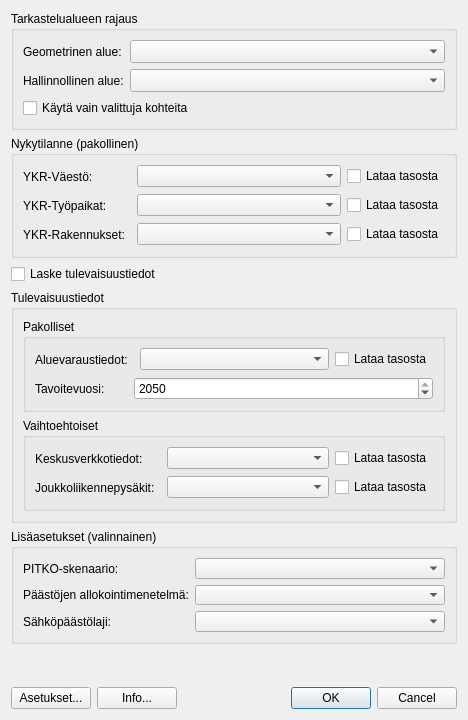
<?xml version="1.0" encoding="UTF-8"?>
<ui version="4.0">
 <class>Dialog</class>
 <widget class="QDialog" name="Dialog">
  <property name="geometry">
   <rect>
    <x>0</x>
    <y>0</y>
    <width>468</width>
    <height>720</height>
   </rect>
  </property>
  <property name="windowTitle">
   <string>Ilmastotyökalu</string>
  </property>
  <layout class="QVBoxLayout" name="verticalLayout_8">
   <item>
    <layout class="QVBoxLayout" name="mainLayout">
     <item>
      <widget class="QgsCollapsibleGroupBox" name="areaBox">
       <property name="minimumSize">
        <size>
         <width>400</width>
         <height>0</height>
        </size>
       </property>
       <property name="toolTip">
        <string>Rajaa aluetta, jolla laskenta suoritetaan</string>
       </property>
       <property name="title">
        <string>Tarkastelualueen rajaus</string>
       </property>
       <layout class="QVBoxLayout" name="verticalLayout_2">
        <item>
         <layout class="QFormLayout" name="formLayout_3">
          <item row="0" column="0">
           <widget class="QLabel" name="geomAreaLabel">
            <property name="text">
             <string>Geometrinen alue:</string>
            </property>
           </widget>
          </item>
          <item row="0" column="1">
           <widget class="QComboBox" name="geomArea">
            <property name="sizePolicy">
             <sizepolicy hsizetype="Expanding" vsizetype="Fixed">
              <horstretch>0</horstretch>
              <verstretch>0</verstretch>
             </sizepolicy>
            </property>
            <property name="minimumSize">
             <size>
              <width>0</width>
              <height>23</height>
             </size>
            </property>
            <property name="toolTip">
             <string>Aseta laskennan aluerajaus. Oletus: Tampere</string>
            </property>
           </widget>
          </item>
          <item row="1" column="0">
           <widget class="QLabel" name="adminAreaLabel">
            <property name="text">
             <string>Hallinnollinen alue:</string>
            </property>
           </widget>
          </item>
          <item row="1" column="1">
           <widget class="QComboBox" name="adminArea">
            <property name="sizePolicy">
             <sizepolicy hsizetype="Expanding" vsizetype="Fixed">
              <horstretch>0</horstretch>
              <verstretch>0</verstretch>
             </sizepolicy>
            </property>
            <property name="minimumSize">
             <size>
              <width>0</width>
              <height>23</height>
             </size>
            </property>
            <property name="toolTip">
             <string>Aseta hallinnollinen alue. Oletus: Pirkanmaa</string>
            </property>
           </widget>
          </item>
         </layout>
        </item>
        <item>
         <widget class="QCheckBox" name="onlySelectedFeats">
          <property name="text">
           <string>Käytä vain valittuja kohteita</string>
          </property>
         </widget>
        </item>
       </layout>
      </widget>
     </item>
     <item>
      <widget class="QgsCollapsibleGroupBox" name="currentScenarioBox">
       <property name="minimumSize">
        <size>
         <width>0</width>
         <height>0</height>
        </size>
       </property>
       <property name="toolTip">
        <string>Syötä nykytilan laskennassa käytetyt lähtötiedot</string>
       </property>
       <property name="title">
        <string>Nykytilanne (pakollinen)</string>
       </property>
       <layout class="QVBoxLayout" name="verticalLayout_3">
        <item>
         <layout class="QFormLayout" name="formLayout">
          <item row="0" column="0">
           <widget class="QLabel" name="ykrPopsLabel">
            <property name="text">
             <string>YKR-Väestö:</string>
            </property>
           </widget>
          </item>
          <item row="0" column="1">
           <layout class="QHBoxLayout" name="ykrPopLayout">
            <item>
             <widget class="QgsFileWidget" name="ykrPopFile">
              <property name="enabled">
               <bool>true</bool>
              </property>
              <property name="minimumSize">
               <size>
                <width>0</width>
                <height>23</height>
               </size>
              </property>
              <property name="toolTip">
               <string>Valitse Shape-tiedosto joka sisältää YKR-väestötiedot</string>
              </property>
              <property name="filter">
               <string>Shape-tiedosto (*.shp)</string>
              </property>
             </widget>
            </item>
            <item>
             <widget class="QgsMapLayerComboBox" name="ykrPopLayerList">
              <property name="enabled">
               <bool>true</bool>
              </property>
              <property name="sizePolicy">
               <sizepolicy hsizetype="Expanding" vsizetype="Fixed">
                <horstretch>0</horstretch>
                <verstretch>0</verstretch>
               </sizepolicy>
              </property>
              <property name="toolTip">
               <string>Valitse karttataso joka sisältää YKR-väestötiedot</string>
              </property>
             </widget>
            </item>
            <item>
             <widget class="QCheckBox" name="ykrPopLoadLayer">
              <property name="toolTip">
               <string>Aineiston voi ladata joko Shape-tiedostosta tai QGIS-karttatasosta</string>
              </property>
              <property name="text">
               <string>Lataa tasosta</string>
              </property>
             </widget>
            </item>
           </layout>
          </item>
          <item row="1" column="0">
           <widget class="QLabel" name="ykrJobsLabel">
            <property name="text">
             <string>YKR-Työpaikat:</string>
            </property>
           </widget>
          </item>
          <item row="2" column="0">
           <widget class="QLabel" name="ykrBuildingsLabel">
            <property name="text">
             <string>YKR-Rakennukset:</string>
            </property>
           </widget>
          </item>
          <item row="1" column="1">
           <layout class="QHBoxLayout" name="ykrJobsLayout">
            <item>
             <widget class="QgsFileWidget" name="ykrJobsFile">
              <property name="enabled">
               <bool>true</bool>
              </property>
              <property name="minimumSize">
               <size>
                <width>0</width>
                <height>23</height>
               </size>
              </property>
              <property name="toolTip">
               <string>Valitse Shape-tiedosto joka sisältää YKR-työpaikkatiedot</string>
              </property>
              <property name="filter">
               <string>Shape-tiedosto (*.shp)</string>
              </property>
             </widget>
            </item>
            <item>
             <widget class="QgsMapLayerComboBox" name="ykrJobsLayerList">
              <property name="enabled">
               <bool>true</bool>
              </property>
              <property name="sizePolicy">
               <sizepolicy hsizetype="Expanding" vsizetype="Fixed">
                <horstretch>0</horstretch>
                <verstretch>0</verstretch>
               </sizepolicy>
              </property>
              <property name="toolTip">
               <string>Valitse karttataso joka sisältää YKR-työpaikkatiedot</string>
              </property>
             </widget>
            </item>
            <item>
             <widget class="QCheckBox" name="ykrJobsLoadLayer">
              <property name="toolTip">
               <string>Aineiston voi ladata joko Shape-tiedostosta tai QGIS-karttatasosta</string>
              </property>
              <property name="text">
               <string>Lataa tasosta</string>
              </property>
             </widget>
            </item>
           </layout>
          </item>
          <item row="2" column="1">
           <layout class="QHBoxLayout" name="ykrBuildingsLayout">
            <item>
             <widget class="QgsFileWidget" name="ykrBuildingsFile">
              <property name="enabled">
               <bool>true</bool>
              </property>
              <property name="minimumSize">
               <size>
                <width>0</width>
                <height>23</height>
               </size>
              </property>
              <property name="toolTip">
               <string>Valitse Shape-tiedosto joka sisältää YKR-rakennustiedot</string>
              </property>
              <property name="filter">
               <string>Shape-tiedosto (*.shp)</string>
              </property>
             </widget>
            </item>
            <item>
             <widget class="QgsMapLayerComboBox" name="ykrBuildingsLayerList">
              <property name="enabled">
               <bool>true</bool>
              </property>
              <property name="sizePolicy">
               <sizepolicy hsizetype="Expanding" vsizetype="Fixed">
                <horstretch>0</horstretch>
                <verstretch>0</verstretch>
               </sizepolicy>
              </property>
              <property name="toolTip">
               <string>Valitse karttataso joka sisältää YKR-rakennustiedot</string>
              </property>
             </widget>
            </item>
            <item>
             <widget class="QCheckBox" name="ykrBuildingsLoadLayer">
              <property name="toolTip">
               <string>Aineiston voi ladata joko Shape-tiedostosta tai QGIS-karttatasosta</string>
              </property>
              <property name="text">
               <string>Lataa tasosta</string>
              </property>
             </widget>
            </item>
           </layout>
          </item>
         </layout>
        </item>
       </layout>
      </widget>
     </item>
     <item>
      <widget class="QCheckBox" name="calculateFuture">
       <property name="enabled">
        <bool>true</bool>
       </property>
       <property name="toolTip">
        <string>Laske tulevaisuusskenaario</string>
       </property>
       <property name="text">
        <string>Laske tulevaisuustiedot</string>
       </property>
       <property name="checkable">
        <bool>true</bool>
       </property>
       <property name="checked">
        <bool>false</bool>
       </property>
      </widget>
     </item>
     <item>
      <widget class="QgsCollapsibleGroupBox" name="futureBox">
       <property name="enabled">
        <bool>true</bool>
       </property>
       <property name="title">
        <string>Tulevaisuustiedot</string>
       </property>
       <layout class="QVBoxLayout" name="verticalLayout_4">
        <item>
         <widget class="QgsCollapsibleGroupBox" name="futureRequired">
          <property name="enabled">
           <bool>true</bool>
          </property>
          <property name="title">
           <string>Pakolliset</string>
          </property>
          <layout class="QVBoxLayout" name="verticalLayout_6">
           <item>
            <layout class="QFormLayout" name="formLayout_5">
             <item row="0" column="0">
              <widget class="QLabel" name="futureAreasLabel">
               <property name="text">
                <string>Aluevaraustiedot:</string>
               </property>
              </widget>
             </item>
             <item row="1" column="0">
              <widget class="QLabel" name="targetYearLabel">
               <property name="text">
                <string>Tavoitevuosi:</string>
               </property>
              </widget>
             </item>
             <item row="1" column="1">
              <widget class="QgsSpinBox" name="targetYear">
               <property name="minimum">
                <number>2020</number>
               </property>
               <property name="maximum">
                <number>2050</number>
               </property>
               <property name="value">
                <number>2050</number>
               </property>
               <property name="showClearButton">
                <bool>false</bool>
               </property>
               <property name="clearValue">
                <bool>false</bool>
               </property>
              </widget>
             </item>
             <item row="0" column="1">
              <layout class="QHBoxLayout" name="futureAreasLayout">
               <item>
                <widget class="QgsFileWidget" name="futureAreasFile">
                 <property name="enabled">
                  <bool>true</bool>
                 </property>
                 <property name="minimumSize">
                  <size>
                   <width>0</width>
                   <height>23</height>
                  </size>
                 </property>
                 <property name="filter">
                  <string>Shape-tiedosto (*.shp)</string>
                 </property>
                </widget>
               </item>
               <item>
                <widget class="QgsMapLayerComboBox" name="futureAreasLayerList">
                 <property name="enabled">
                  <bool>true</bool>
                 </property>
                 <property name="sizePolicy">
                  <sizepolicy hsizetype="Expanding" vsizetype="Fixed">
                   <horstretch>0</horstretch>
                   <verstretch>0</verstretch>
                  </sizepolicy>
                 </property>
                </widget>
               </item>
               <item>
                <widget class="QCheckBox" name="futureAreasLoadLayer">
                 <property name="text">
                  <string>Lataa tasosta</string>
                 </property>
                </widget>
               </item>
              </layout>
             </item>
            </layout>
           </item>
          </layout>
         </widget>
        </item>
        <item>
         <widget class="QgsCollapsibleGroupBox" name="futureOptional">
          <property name="enabled">
           <bool>true</bool>
          </property>
          <property name="title">
           <string>Vaihtoehtoiset</string>
          </property>
          <layout class="QVBoxLayout" name="verticalLayout_7">
           <item>
            <layout class="QFormLayout" name="formLayout_4">
             <item row="0" column="0">
              <widget class="QLabel" name="futureNetworkLabel">
               <property name="text">
                <string>Keskusverkkotiedot:</string>
               </property>
              </widget>
             </item>
             <item row="1" column="0">
              <widget class="QLabel" name="futureStopsLabel">
               <property name="text">
                <string>Joukkoliikennepysäkit:</string>
               </property>
              </widget>
             </item>
             <item row="0" column="1">
              <layout class="QHBoxLayout" name="futureNetworkLayout">
               <item>
                <widget class="QgsFileWidget" name="futureNetworkFile">
                 <property name="enabled">
                  <bool>true</bool>
                 </property>
                 <property name="minimumSize">
                  <size>
                   <width>0</width>
                   <height>23</height>
                  </size>
                 </property>
                 <property name="filter">
                  <string>Shape-tiedosto (*.shp)</string>
                 </property>
                </widget>
               </item>
               <item>
                <widget class="QgsMapLayerComboBox" name="futureNetworkLayerList">
                 <property name="enabled">
                  <bool>true</bool>
                 </property>
                 <property name="sizePolicy">
                  <sizepolicy hsizetype="Expanding" vsizetype="Fixed">
                   <horstretch>0</horstretch>
                   <verstretch>0</verstretch>
                  </sizepolicy>
                 </property>
                </widget>
               </item>
               <item>
                <widget class="QCheckBox" name="futureNetworkLoadLayer">
                 <property name="text">
                  <string>Lataa tasosta</string>
                 </property>
                </widget>
               </item>
              </layout>
             </item>
             <item row="1" column="1">
              <layout class="QHBoxLayout" name="futureStopsLayout">
               <item>
                <widget class="QgsFileWidget" name="futureStopsFile">
                 <property name="enabled">
                  <bool>true</bool>
                 </property>
                 <property name="minimumSize">
                  <size>
                   <width>0</width>
                   <height>23</height>
                  </size>
                 </property>
                 <property name="filter">
                  <string>Shape-tiedosto (*.shp)</string>
                 </property>
                </widget>
               </item>
               <item>
                <widget class="QgsMapLayerComboBox" name="futureStopsLayerList">
                 <property name="enabled">
                  <bool>true</bool>
                 </property>
                 <property name="sizePolicy">
                  <sizepolicy hsizetype="Expanding" vsizetype="Fixed">
                   <horstretch>0</horstretch>
                   <verstretch>0</verstretch>
                  </sizepolicy>
                 </property>
                </widget>
               </item>
               <item>
                <widget class="QCheckBox" name="futureStopsLoadLayer">
                 <property name="text">
                  <string>Lataa tasosta</string>
                 </property>
                </widget>
               </item>
              </layout>
             </item>
            </layout>
           </item>
          </layout>
         </widget>
        </item>
       </layout>
      </widget>
     </item>
     <item>
      <widget class="QgsCollapsibleGroupBox" name="advancedBox">
       <property name="title">
        <string>Lisäasetukset (valinnainen)</string>
       </property>
       <property name="collapsed">
        <bool>true</bool>
       </property>
       <property name="saveCollapsedState">
        <bool>false</bool>
       </property>
       <layout class="QVBoxLayout" name="verticalLayout_5">
        <item>
         <layout class="QFormLayout" name="formLayout_2">
          <item row="0" column="0">
           <widget class="QLabel" name="label_5">
            <property name="text">
             <string>PITKO-skenaario:</string>
            </property>
           </widget>
          </item>
          <item row="1" column="0">
           <widget class="QLabel" name="label_6">
            <property name="text">
             <string>Päästöjen allokointimenetelmä:</string>
            </property>
           </widget>
          </item>
          <item row="0" column="1">
           <widget class="QComboBox" name="pitkoScenario">
            <property name="minimumSize">
             <size>
              <width>180</width>
              <height>20</height>
             </size>
            </property>
            <property name="toolTip">
             <string>Valitse PITKO-skenaario. Oletus: wem</string>
            </property>
           </widget>
          </item>
          <item row="1" column="1">
           <widget class="QComboBox" name="emissionsAllocation">
            <property name="minimumSize">
             <size>
              <width>180</width>
              <height>20</height>
             </size>
            </property>
            <property name="toolTip">
             <string>Valitse päästöjen allokointimenetelmä. Oletus: hjm</string>
            </property>
           </widget>
          </item>
          <item row="2" column="1">
           <widget class="QComboBox" name="elecEmissionType">
            <property name="minimumSize">
             <size>
              <width>180</width>
              <height>20</height>
             </size>
            </property>
            <property name="toolTip">
             <string>Valitse sähköpäästölaji, Oletus: hankinta</string>
            </property>
           </widget>
          </item>
          <item row="2" column="0">
           <widget class="QLabel" name="label_12">
            <property name="text">
             <string>Sähköpäästölaji:</string>
            </property>
           </widget>
          </item>
         </layout>
        </item>
       </layout>
      </widget>
     </item>
     <item>
      <spacer name="verticalSpacer">
       <property name="orientation">
        <enum>Qt::Vertical</enum>
       </property>
       <property name="sizeHint" stdset="0">
        <size>
         <width>20</width>
         <height>40</height>
        </size>
       </property>
      </spacer>
     </item>
     <item>
      <layout class="QHBoxLayout" name="menuLayout">
       <item>
        <widget class="QPushButton" name="settingsButton">
         <property name="text">
          <string>Asetukset...</string>
         </property>
        </widget>
       </item>
       <item>
        <widget class="QPushButton" name="infoButton">
         <property name="text">
          <string>Info...</string>
         </property>
        </widget>
       </item>
       <item>
        <widget class="QDialogButtonBox" name="buttonBox">
         <property name="orientation">
          <enum>Qt::Horizontal</enum>
         </property>
         <property name="standardButtons">
          <set>QDialogButtonBox::Cancel|QDialogButtonBox::Ok</set>
         </property>
        </widget>
       </item>
      </layout>
     </item>
    </layout>
   </item>
  </layout>
 </widget>
 <customwidgets>
  <customwidget>
   <class>QgsCollapsibleGroupBox</class>
   <extends>QGroupBox</extends>
   <header>qgscollapsiblegroupbox.h</header>
   <container>1</container>
  </customwidget>
  <customwidget>
   <class>QgsFileWidget</class>
   <extends>QWidget</extends>
   <header>qgsfilewidget.h</header>
  </customwidget>
  <customwidget>
   <class>QgsMapLayerComboBox</class>
   <extends>QComboBox</extends>
   <header>qgsmaplayercombobox.h</header>
  </customwidget>
  <customwidget>
   <class>QgsSpinBox</class>
   <extends>QSpinBox</extends>
   <header>qgsspinbox.h</header>
  </customwidget>
 </customwidgets>
 <resources/>
 <connections>
  <connection>
   <sender>buttonBox</sender>
   <signal>accepted()</signal>
   <receiver>Dialog</receiver>
   <slot>accept()</slot>
   <hints>
    <hint type="sourcelabel">
     <x>248</x>
     <y>254</y>
    </hint>
    <hint type="destinationlabel">
     <x>157</x>
     <y>274</y>
    </hint>
   </hints>
  </connection>
  <connection>
   <sender>buttonBox</sender>
   <signal>rejected()</signal>
   <receiver>Dialog</receiver>
   <slot>reject()</slot>
   <hints>
    <hint type="sourcelabel">
     <x>316</x>
     <y>260</y>
    </hint>
    <hint type="destinationlabel">
     <x>286</x>
     <y>274</y>
    </hint>
   </hints>
  </connection>
 </connections>
</ui>
